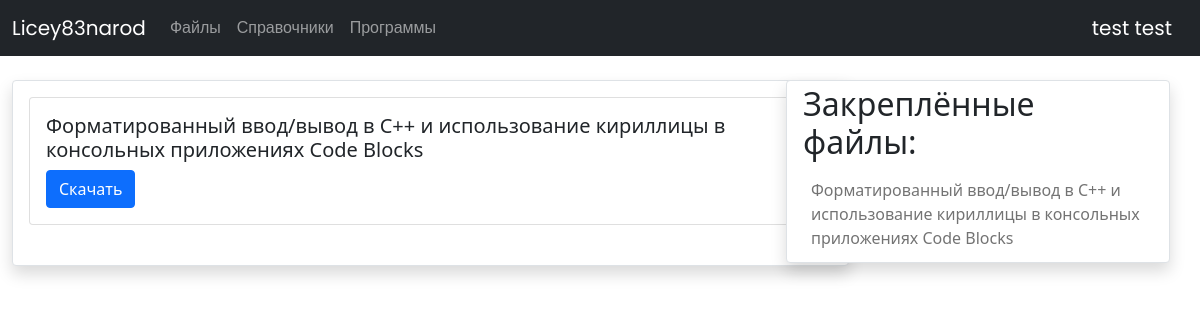
The app's page /files (signed in) with its own data.
### data/users.py (models this page shows, shortened)
class User(SqlAlchemyBase, UserMixin, SerializerMixin):
    __tablename__ = 'users'
    id = sqlalchemy.Column(sqlalchemy.Integer, primary_key=True, autoincrement=True)
    surname = sqlalchemy.Column(sqlalchemy.String, nullable=True)
    name = sqlalchemy.Column(sqlalchemy.String, nullable=True)
    grade = sqlalchemy.Column(sqlalchemy.Integer, nullable=True)
    grade_char = sqlalchemy.Column(sqlalchemy.String, nullable=True)
    email = sqlalchemy.Column(sqlalchemy.String, index=True, unique=True, nullable=True)
    hashed_password = sqlalchemy.Column(sqlalchemy.String, nullable=True)

### data/files.py (models this page shows)
class File(SqlAlchemyBase):
    __tablename__ = 'files'
    id = sqlalchemy.Column(sqlalchemy.Integer, primary_key=True, autoincrement=True)
    title = sqlalchemy.Column(sqlalchemy.String, nullable=True)
    content = sqlalchemy.Column(sqlalchemy.Text, nullable=True, default="")
    filename = sqlalchemy.Column(sqlalchemy.String, nullable=True)
    filelink = sqlalchemy.Column(sqlalchemy.String, nullable=True)
    pinned = sqlalchemy.Column(sqlalchemy.Boolean, nullable=True, default=False)

### index.py (the view)
@app.route("/files", methods=['GET', 'POST'])
def files_page():
    db_sess = db_session.create_session()
    files = db_sess.query(File)  # Все записи
    pinned_files = db_sess.query(File).filter(File.pinned == True)  # Закреплённые записи
    return render_template("files_page.html", title="Файлы", files=files, pinned_files=pinned_files)

### data/db_session.py (called while the page is built)
def create_session() -> Session:
    global __factory
    return __factory()

### index.py (called while the page is built)
@login_manager.user_loader
def load_user(user_id):
    db_sess = db_session.create_session()
    return db_sess.query(User).get(user_id)

### templates/files_page.html (shortened to what this page needs)
{% extends "base.html" %}
{% block content %}
<br>
<div class="col-md3 border rounded shadow p-3 bg-body rounded" style="width: 75%; margin-left: -30px;">
{% for item in files[::-1] %}
    <div class="card">
        <div class="card-body">
            <h5 class="card-title">{{item.title}}</h5>
            {% if item.filename %}
                <a href="http://127.0.0.1:5000/static/files/{{item.filename}}" class="btn btn-primary" download>
                    Скачать
                </a>
            {% elif item.filelink %}
                <a href="{{item.filelink}}" class="btn btn-primary" target="_blank">
                    Скачать
                </a>
            {% endif %}
        </div>
    </div>
    <br>
{% endfor %}
</div>
<br>
<nav class="navbar navbar-expand-lg navbar-light bg-light shadow p-1 bg-body rounded border rounded" style="width: 24rem; position: absolute; top: 80px; right: 30px;">
        <div class="container-fluid">
            <div class="collapse navbar-collapse" id="navbarText">
                <ul class="navbar-nav me-auto mb-2 mb-lg-0 flex-column">
                    <li class="nav-item">
                        <h2 class="nav-brand">Закреплённые файлы:</h2>
                    </li>
		            {% for item in pinned_files %}
                        <li class="nav-item">
                            <a class="nav-link" aria-current="page" href="#{{item.id}}">{{item.title}}</a>
                        </li>
		            {% endfor %}
                </ul>
            </div>
        </div>
</nav>
{% endblock %}

### templates/base.html (shortened to what this page needs)
<!doctype html>
<html lang="en">
<head>
    <link href="https://cdn.jsdelivr.net/npm/bootstrap@5.1.3/dist/css/bootstrap.min.css" rel="stylesheet">
</head>
<body>
<header class="sticky-top" style="font-family: 'Poppins', sans-serif">
    <nav class="navbar navbar-expand-lg navbar-dark bg-dark">
        <div class="container-fluid">
            <a class="navbar-brand" href="/">Licey83narod</a>
            <div class="collapse navbar-collapse" id="navbarText">
                <ul class="navbar-nav me-auto mb-2 mb-lg-0">
                    <li class="nav-item">
                        <a class="nav-link" aria-current="page" href="/files">Файлы</a>
                    </li>
                    <li class="nav-item">
                        <a class="nav-link" href="#">Справочники</a>
                    </li>
                    <li class="nav-item">
                        <a class="nav-link" href="#">Программы</a>
                    </li>
                </ul>
                {% if current_user.is_authenticated %}
                    <a class="navbar-brand" href="/logout">{{ current_user.name }} {{ current_user.surname }}</a>
                {% endif %}
            </div>
        </div>
    </nav>
</header>
<main role="main" class="container">
    {% block content %}{% endblock %}
</main>
</body>
</html>

### records on screen
User: name "test", surname "test"
File: title "Форматированный ввод/вывод в С++ и использование кириллицы в консольных приложениях Code Blocks"
